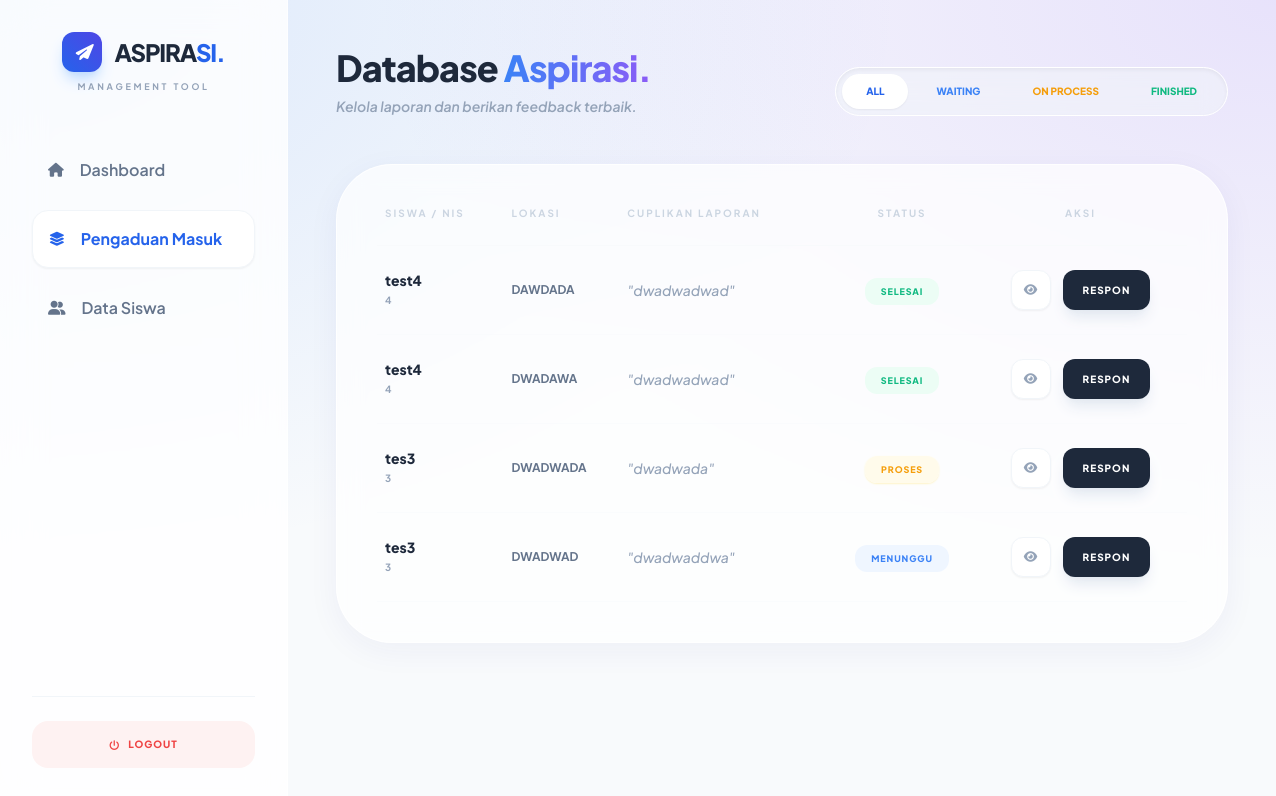
Page /data_pengaduan.php (signed in) on the committed database.
### tables this page shows
CREATE TABLE `input_aspirasi` (
  `id_pelaporan` int NOT NULL,
  `nis` int DEFAULT NULL,
  `id_kategori` int DEFAULT NULL,
  `lokasi` varchar(50) DEFAULT NULL,
  `ket` varchar(50) DEFAULT NULL,
  `foto` varchar(255) DEFAULT NULL
);

CREATE TABLE `siswa` (
  `nis` int NOT NULL,
  `nama` varchar(100) DEFAULT NULL,
  `kelas` varchar(10) DEFAULT NULL,
  `password` varchar(255) DEFAULT NULL,
  `role` enum('admin','siswa') DEFAULT 'siswa'
);

CREATE TABLE `aspirasi` (
  `id_aspirasi` int NOT NULL,
  `id_pelaporan` int DEFAULT NULL,
  `status` enum('Menunggu','Proses','Selesai') DEFAULT 'Menunggu',
  `id_kategori` int DEFAULT NULL,
  `feedback` text
);

### data_pengaduan.php (the view, shortened to what this page needs)
<?php
include 'koneksi.php';
$query = mysqli_query($conn, "SELECT i.*, s.nama, a.status, a.feedback
                              FROM input_aspirasi i
                              JOIN siswa s ON i.nis = s.nis
                              LEFT JOIN aspirasi a ON i.id_pelaporan = a.id_pelaporan
                              ORDER BY i.id_pelaporan DESC");
?>
<!DOCTYPE html>
<html lang="id">
<head>
    <script src="https://cdn.tailwindcss.com"></script>
    <link rel="stylesheet" href="https://cdnjs.cloudflare.com/ajax/libs/font-awesome/6.4.0/css/all.min.css">
    <link rel="stylesheet" href="https://cdnjs.cloudflare.com/ajax/libs/animate.css/4.1.1/animate.min.css"/>
</head>
<body class="flex">
    <aside id="sidebar" class="w-72 h-screen sidebar-premium fixed left-0 top-0 p-8 flex flex-col z-50 lg:translate-x-0">
        <div class="mb-12 relative">
            <div class="flex items-center gap-3 justify-center mb-2">
                <div class="w-10 h-10 bg-gradient-to-tr from-blue-600 to-indigo-600 rounded-xl flex items-center justify-center shadow-lg shadow-blue-200">
                    <i class="fa-solid fa-paper-plane text-white italic"></i>
                </div>
                <h1 class="text-2xl font-black tracking-tighter text-slate-800">ASPIRA<span class="text-blue-600">SI.</span></h1>
            </div>
            <p class="text-[9px] font-bold text-slate-400 uppercase tracking-[0.3em] text-center">Management Tool</p>
        </div>
        <nav class="flex-1 space-y-3">
            <a href="admin_dashboard.php" class="flex items-center gap-4 p-4 text-slate-500 hover:bg-white/50 rounded-2xl font-semibold transition-all">
                <i class="fa-solid fa-house text-sm"></i> Dashboard
            </a>
            <a href="data_pengaduan.php" class="flex items-center gap-4 p-4 bg-white border border-slate-100 shadow-sm text-blue-600 rounded-2xl font-bold transition-all">
                <i class="fa-solid fa-layer-group text-sm"></i> Pengaduan Masuk
            </a>
            <a href="data_siswa.php" class="flex items-center gap-4 p-4 text-slate-500 hover:bg-white/50 rounded-2xl font-semibold transition-all">
                <i class="fa-solid fa-user-group text-sm"></i> Data Siswa
            </a>
        </nav>
        <div class="mt-auto pt-6 border-t border-slate-100">
            <a href="logout.php" class="flex items-center justify-center gap-2 p-4 bg-red-50 text-red-500 font-black rounded-2xl transition-all hover:bg-red-500 hover:text-white uppercase text-[10px] tracking-widest">
                <i class="fa-solid fa-power-off"></i> Logout
            </a>
        </div>
    </aside>
    <main class="flex-1 lg:ml-72 p-6 md:p-12 w-full transition-all">
        <header class="flex flex-col md:flex-row justify-between items-start md:items-end mb-12 gap-6">
            <div class="animate__animated animate__fadeInLeft">
                <h2 class="text-3xl md:text-4xl font-black text-slate-800 tracking-tight">Database <span class="gradient-text">Aspirasi.</span></h2>
                <p class="text-slate-400 font-semibold mt-2 text-sm italic">Kelola laporan dan berikan feedback terbaik.</p>
            </div>
            <div class="w-full md:w-auto overflow-x-auto no-scrollbar pb-2 md:pb-0">
                <div class="flex gap-1 bg-slate-100/50 backdrop-blur-md p-1.5 rounded-[1.8rem] border border-white shadow-inner min-w-max">
                    <button onclick="filterTable('all', this)" class="px-6 py-2.5 text-[10px] font-black uppercase rounded-[1.2rem] bg-white shadow-sm transition-all text-blue-600">All</button>
                    <button onclick="filterTable('Menunggu', this)" class="px-6 py-2.5 text-[10px] font-black uppercase text-blue-500 rounded-[1.2rem] hover:bg-white transition-all">Waiting</button>
                    <button onclick="filterTable('Proses', this)" class="px-6 py-2.5 text-[10px] font-black uppercase text-amber-500 rounded-[1.2rem] hover:bg-white transition-all">On Process</button>
                    <button onclick="filterTable('Selesai', this)" class="px-6 py-2.5 text-[10px] font-black uppercase text-emerald-500 rounded-[1.2rem] hover:bg-white transition-all">Finished</button>
                </div>
            </div>
        </header>
        <div class="glass-card p-4 md:p-10 rounded-[2rem] md:rounded-[3.5rem] animate__animated animate__fadeInUp overflow-hidden">
            <div class="overflow-x-auto">
                <table class="w-full text-left min-w-[800px]" id="tabelPengaduan">
                    <thead>
                        <tr class="text-[10px] font-black text-slate-300 uppercase tracking-[0.2em] border-b border-slate-50">
                            <th class="pb-6 pl-2">Siswa / NIS</th>
                            <th class="pb-6">Lokasi</th>
                            <th class="pb-6">Cuplikan Laporan</th>
                            <th class="pb-6 text-center">Status</th>
                            <th class="pb-6 text-center">Aksi</th>
                        </tr>
                    </thead>
                    <tbody class="text-sm">
                        <?php while($d = mysqli_fetch_assoc($query)) :
                            $st = $d['status'] ?: 'Menunggu';
                            $badge = ($st == 'Selesai') ? 'bg-emerald-50 text-emerald-500' : (($st == 'Proses') ? 'bg-amber-50 text-amber-500 shadow-sm shadow-amber-100' : 'bg-blue-50 text-blue-500');
                        ?>
                        <tr class="border-b border-slate-50/50 hover:bg-white/40 transition-all table-row" data-status="<?= $st ?>">
                            <td class="py-6 pl-2">
                                <p class="font-extrabold text-slate-800"><?= $d['nama'] ?></p>
                                <p class="text-[10px] text-slate-400 font-bold tracking-widest uppercase"><?= $d['nis'] ?></p>
                            </td>
                            <td class="py-6 font-bold text-slate-500 uppercase text-xs"><?= $d['lokasi'] ?></td>
                            <td class="py-6 max-w-[200px] truncate italic text-slate-400 font-medium">"<?= $d['ket'] ?>"</td>
                            <td class="py-6 text-center">
                                <span class="px-4 py-2 rounded-xl text-[9px] font-black uppercase tracking-widest <?= $badge ?>"><?= $st ?></span>
                            </td>
                            <td class="py-6 text-center">
                                <div class="flex justify-center gap-2 md:gap-3">
                                    <button type="button"
                                        onclick="showDetail('<?= $d['lokasi'] ?>', '<?= addslashes($d['ket']) ?>', '<?= $d['foto'] ?>', '<?= addslashes($d['feedback'] ?: 'Belum ada tanggapan.') ?>')"
                                        class="w-10 h-10 bg-white border border-slate-100 rounded-xl text-slate-400 hover:bg-blue-600 hover:text-white transition-all shadow-sm flex items-center justify-center">
                                        <i class="fa-solid fa-eye text-xs"></i>
                                    </button>
                                    <a href="tanggapi.php?id=<?= $d['id_pelaporan'] ?>"
                                       class="px-5 py-2.5 bg-slate-800 text-white rounded-xl text-[10px] font-black hover:bg-indigo-600 transition-all shadow-lg shadow-slate-200 uppercase tracking-widest flex items-center">
                                        Respon
                                    </a>
                                </div>
                            </td>
                        </tr>
                        <?php endwhile; ?>
                    </tbody>
                </table>
            </div>
        </div>
    </main>
</body>
</html>

### data_pengaduan.php (style rules this page uses)
body { font-family: 'Plus Jakarta Sans', sans-serif; background: radial-gradient(at 0% 0%, rgba(59, 130, 246, 0.15) 0, transparent 50%), radial-gradient(at 100% 0%, rgba(139, 92, 246, 0.15) 0, transparent 50%), #f8fafc; min-height: 100vh; overflow-x: hidden; }
.sidebar-premium { background: rgba(255, 255, 255, 0.8); backdrop-filter: blur(20px); border-right: 1px solid rgba(255, 255, 255, 0.5); transition: all 0.4s cubic-bezier(0.4, 0, 0.2, 1); }
.glass-card { background: rgba(255, 255, 255, 0.7); backdrop-filter: blur(12px); border: 1px solid rgba(255, 255, 255, 0.8); box-shadow: 0 8px 32px 0 rgba(31, 38, 135, 0.05); }
.gradient-text { background: linear-gradient(90deg, #3b82f6, #8b5cf6); -webkit-background-clip: text; -webkit-text-fill-color: transparent; }

### rows in the picture
input_aspirasi: nis.nama "test4", nis "4", lokasi "DAWDADA", ket "dwadwadwad", aspirasi.status "SELESAI"
input_aspirasi: nis.nama "test4", nis "4", lokasi "DWADAWA", ket "dwadwadwad", aspirasi.status "SELESAI"
input_aspirasi: nis.nama "tes3", nis "3", lokasi "DWADWADA", ket "dwadwada", aspirasi.status "PROSES"
input_aspirasi: nis.nama "tes3", nis "3", lokasi "DWADWAD", ket "dwadwaddwa", st "MENUNGGU"
